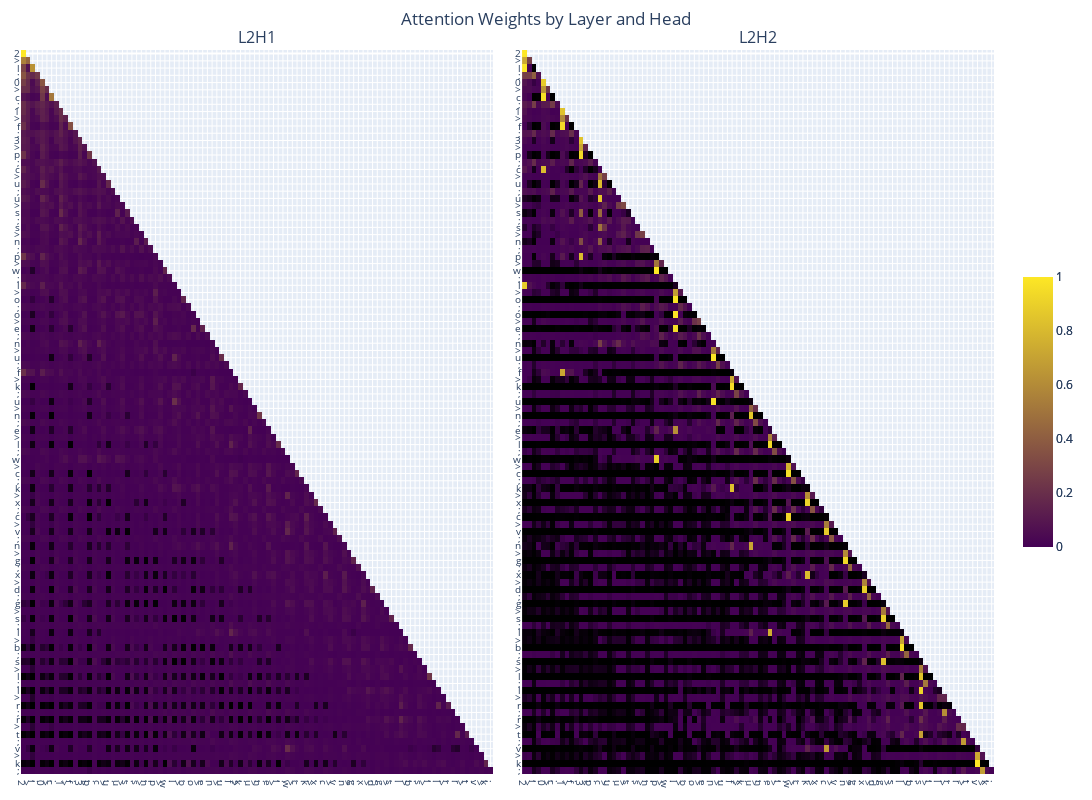

Source (notebook cell):
### Markdown cell above
### Layer 2

### Code cell
weights = [attn_weight.detach().cpu().numpy()[0] for attn_weight in attn_weights]
plotly_fig = get_fig(weights, list(prompt), base_height=800, selected_layers=[1], selected_heads=[0, 1], selected_x_toks=list(range(100)), selected_y_toks=list(range(100)))
plotly_fig.write_html("assets/l2_attn_map.html")
plotly_fig.show()

### Figure 1 — Plotly figure (JSON) as saved in the notebook; plotly's stock layout.template omitted (floating-point values rounded to 4 significant figures; data arrays with more than 128 entries replaced by an {"elided": "..."} marker saying what was removed)
{"data": [{"colorbar": {"len": 0.4}, "colorscale": [[0, "black"], [0.001, "rgb(68,1,84)"], [1, "rgb(253,231,37)"]], "type": "heatmap", "x": [0, 1, 2, 3, 4, 5, 6, 7, 8, 9, 10, 11, 12, 13, 14, 15, 16, 17, 18, 19, 20, 21, 22, 23, 24, 25, 26, 27, 28, 29, 30, 31, 32, 33, 34, 35, 36, 37, 38, 39, 40, 41, 42, 43, 44, 45, 46, 47, 48, 49, 50, 51, 52, 53, 54, 55, 56, 57, 58, 59, 60, 61, 62, 63, 64, 65, 66, 67, 68, 69, 70, 71, 72, 73, 74, 75, 76, 77, 78, 79, 80, 81, 82, 83, 84, 85, 86, 87, 88, 89, 90, 91, 92, 93, 94, 95, 96, 97, 98, 99], "xaxis": "x", "y": [0, 1, 2, 3, 4, 5, 6, 7, 8, 9, 10, 11, 12, 13, 14, 15, 16, 17, 18, 19, 20, 21, 22, 23, 24, 25, 26, 27, 28, 29, 30, 31, 32, 33, 34, 35, 36, 37, 38, 39, 40, 41, 42, 43, 44, 45, 46, 47, 48, 49, 50, 51, 52, 53, 54, 55, 56, 57, 58, 59, 60, 61, 62, 63, 64, 65, 66, 67, 68, 69, 70, 71, 72, 73, 74, 75, 76, 77, 78, 79, 80, 81, 82, 83, 84, 85, 86, 87, 88, 89, 90, 91, 92, 93, 94, 95, 96, 97, 98, 99], "yaxis": "y", "z": {"elided": "100x100 float values"}, "zmax": 1, "zmin": 0}, {"colorbar": {"len": 0.4}, "colorscale": [[0, "black"], [0.001, "rgb(68,1,84)"], [1, "rgb(253,231,37)"]], "type": "heatmap", "x": [0, 1, 2, 3, 4, 5, 6, 7, 8, 9, 10, 11, 12, 13, 14, 15, 16, 17, 18, 19, 20, 21, 22, 23, 24, 25, 26, 27, 28, 29, 30, 31, 32, 33, 34, 35, 36, 37, 38, 39, 40, 41, 42, 43, 44, 45, 46, 47, 48, 49, 50, 51, 52, 53, 54, 55, 56, 57, 58, 59, 60, 61, 62, 63, 64, 65, 66, 67, 68, 69, 70, 71, 72, 73, 74, 75, 76, 77, 78, 79, 80, 81, 82, 83, 84, 85, 86, 87, 88, 89, 90, 91, 92, 93, 94, 95, 96, 97, 98, 99], "xaxis": "x2", "y": [0, 1, 2, 3, 4, 5, 6, 7, 8, 9, 10, 11, 12, 13, 14, 15, 16, 17, 18, 19, 20, 21, 22, 23, 24, 25, 26, 27, 28, 29, 30, 31, 32, 33, 34, 35, 36, 37, 38, 39, 40, 41, 42, 43, 44, 45, 46, 47, 48, 49, 50, 51, 52, 53, 54, 55, 56, 57, 58, 59, 60, 61, 62, 63, 64, 65, 66, 67, 68, 69, 70, 71, 72, 73, 74, 75, 76, 77, 78, 79, 80, 81, 82, 83, 84, 85, 86, 87, 88, 89, 90, 91, 92, 93, 94, 95, 96, 97, 98, 99], "yaxis": "y2", "z": {"elided": "100x100 float values"}, "zmax": 1, "zmin": 0}], "layout": {"annotations": [{"font": {"size": 16}, "showarrow": false, "text": "L2H1", "x": 0.2425, "xanchor": "center", "xref": "paper", "y": 1, "yanchor": "bottom", "yref": "paper"}, {"font": {"size": 16}, "showarrow": false, "text": "L2H2", "x": 0.7575, "xanchor": "center", "xref": "paper", "y": 1, "yanchor": "bottom", "yref": "paper"}], "height": 800, "margin": {"b": 20, "l": 20, "r": 20, "t": 50}, "showlegend": false, "title": {"text": "Attention Weights by Layer and Head", "x": 0.5}, "width": 1600, "xaxis": {"anchor": "y", "domain": [0, 0.485], "tickfont": {"size": 10}, "tickmode": "array", "ticktext": ["2", ">", "l", ";", "0", ">", "c", ";", "1", ">", "f", ";", "3", ">", "p", ";", "c", ">", "u", ";", "u", ">", "s", ";", "s", ">", "n", ";", "p", ">", "w", ";", "l", ">", "o", ";", "o", ">", "e", ";", "n", ">", "u", ";", "f", ">", "k", ";", "u", ">", "n", ";", "e", ">", "l", ";", "w", ">", "c", ";", "k", ">", "x", ";", "c", ">", "v", ";", "n", ">", "g", ";", "x", ">", "d", ";", "g", ">", "s", ";", "l", ">", "b", ";", "s", ">", "l", ";", "l", ">", "r", ";", "r", ">", "t", ";", "v", ">", "k", ";"], "tickvals": [0, 1, 2, 3, 4, 5, 6, 7, 8, 9, 10, 11, 12, 13, 14, 15, 16, 17, 18, 19, 20, 21, 22, 23, 24, 25, 26, 27, 28, 29, 30, 31, 32, 33, 34, 35, 36, 37, 38, 39, 40, 41, 42, 43, 44, 45, 46, 47, 48, 49, 50, 51, 52, 53, 54, 55, 56, 57, 58, 59, 60, 61, 62, 63, 64, 65, 66, 67, 68, 69, 70, 71, 72, 73, 74, 75, 76, 77, 78, 79, 80, 81, 82, 83, 84, 85, 86, 87, 88, 89, 90, 91, 92, 93, 94, 95, 96, 97, 98, 99], "type": "linear"}, "xaxis2": {"anchor": "y2", "domain": [0.515, 1], "tickfont": {"size": 10}, "tickmode": "array", "ticktext": ["2", ">", "l", ";", "0", ">", "c", ";", "1", ">", "f", ";", "3", ">", "p", ";", "c", ">", "u", ";", "u", ">", "s", ";", "s", ">", "n", ";", "p", ">", "w", ";", "l", ">", "o", ";", "o", ">", "e", ";", "n", ">", "u", ";", "f", ">", "k", ";", "u", ">", "n", ";", "e", ">", "l", ";", "w", ">", "c", ";", "k", ">", "x", ";", "c", ">", "v", ";", "n", ">", "g", ";", "x", ">", "d", ";", "g", ">", "s", ";", "l", ">", "b", ";", "s", ">", "l", ";", "l", ">", "r", ";", "r", ">", "t", ";", "v", ">", "k", ";"], "tickvals": [0, 1, 2, 3, 4, 5, 6, 7, 8, 9, 10, 11, 12, 13, 14, 15, 16, 17, 18, 19, 20, 21, 22, 23, 24, 25, 26, 27, 28, 29, 30, 31, 32, 33, 34, 35, 36, 37, 38, 39, 40, 41, 42, 43, 44, 45, 46, 47, 48, 49, 50, 51, 52, 53, 54, 55, 56, 57, 58, 59, 60, 61, 62, 63, 64, 65, 66, 67, 68, 69, 70, 71, 72, 73, 74, 75, 76, 77, 78, 79, 80, 81, 82, 83, 84, 85, 86, 87, 88, 89, 90, 91, 92, 93, 94, 95, 96, 97, 98, 99], "type": "linear"}, "yaxis": {"anchor": "x", "autorange": "reversed", "domain": [0, 1], "tickfont": {"size": 10}, "tickmode": "array", "ticktext": ["2", ">", "l", ";", "0", ">", "c", ";", "1", ">", "f", ";", "3", ">", "p", ";", "c", ">", "u", ";", "u", ">", "s", ";", "s", ">", "n", ";", "p", ">", "w", ";", "l", ">", "o", ";", "o", ">", "e", ";", "n", ">", "u", ";", "f", ">", "k", ";", "u", ">", "n", ";", "e", ">", "l", ";", "w", ">", "c", ";", "k", ">", "x", ";", "c", ">", "v", ";", "n", ">", "g", ";", "x", ">", "d", ";", "g", ">", "s", ";", "l", ">", "b", ";", "s", ">", "l", ";", "l", ">", "r", ";", "r", ">", "t", ";", "v", ">", "k", ";"], "tickvals": [0, 1, 2, 3, 4, 5, 6, 7, 8, 9, 10, 11, 12, 13, 14, 15, 16, 17, 18, 19, 20, 21, 22, 23, 24, 25, 26, 27, 28, 29, 30, 31, 32, 33, 34, 35, 36, 37, 38, 39, 40, 41, 42, 43, 44, 45, 46, 47, 48, 49, 50, 51, 52, 53, 54, 55, 56, 57, 58, 59, 60, 61, 62, 63, 64, 65, 66, 67, 68, 69, 70, 71, 72, 73, 74, 75, 76, 77, 78, 79, 80, 81, 82, 83, 84, 85, 86, 87, 88, 89, 90, 91, 92, 93, 94, 95, 96, 97, 98, 99], "type": "linear"}, "yaxis2": {"anchor": "x2", "autorange": "reversed", "domain": [0, 1], "tickfont": {"size": 10}, "tickmode": "array", "ticktext": ["2", ">", "l", ";", "0", ">", "c", ";", "1", ">", "f", ";", "3", ">", "p", ";", "c", ">", "u", ";", "u", ">", "s", ";", "s", ">", "n", ";", "p", ">", "w", ";", "l", ">", "o", ";", "o", ">", "e", ";", "n", ">", "u", ";", "f", ">", "k", ";", "u", ">", "n", ";", "e", ">", "l", ";", "w", ">", "c", ";", "k", ">", "x", ";", "c", ">", "v", ";", "n", ">", "g", ";", "x", ">", "d", ";", "g", ">", "s", ";", "l", ">", "b", ";", "s", ">", "l", ";", "l", ">", "r", ";", "r", ">", "t", ";", "v", ">", "k", ";"], "tickvals": [0, 1, 2, 3, 4, 5, 6, 7, 8, 9, 10, 11, 12, 13, 14, 15, 16, 17, 18, 19, 20, 21, 22, 23, 24, 25, 26, 27, 28, 29, 30, 31, 32, 33, 34, 35, 36, 37, 38, 39, 40, 41, 42, 43, 44, 45, 46, 47, 48, 49, 50, 51, 52, 53, 54, 55, 56, 57, 58, 59, 60, 61, 62, 63, 64, 65, 66, 67, 68, 69, 70, 71, 72, 73, 74, 75, 76, 77, 78, 79, 80, 81, 82, 83, 84, 85, 86, 87, 88, 89, 90, 91, 92, 93, 94, 95, 96, 97, 98, 99], "type": "linear"}}}
